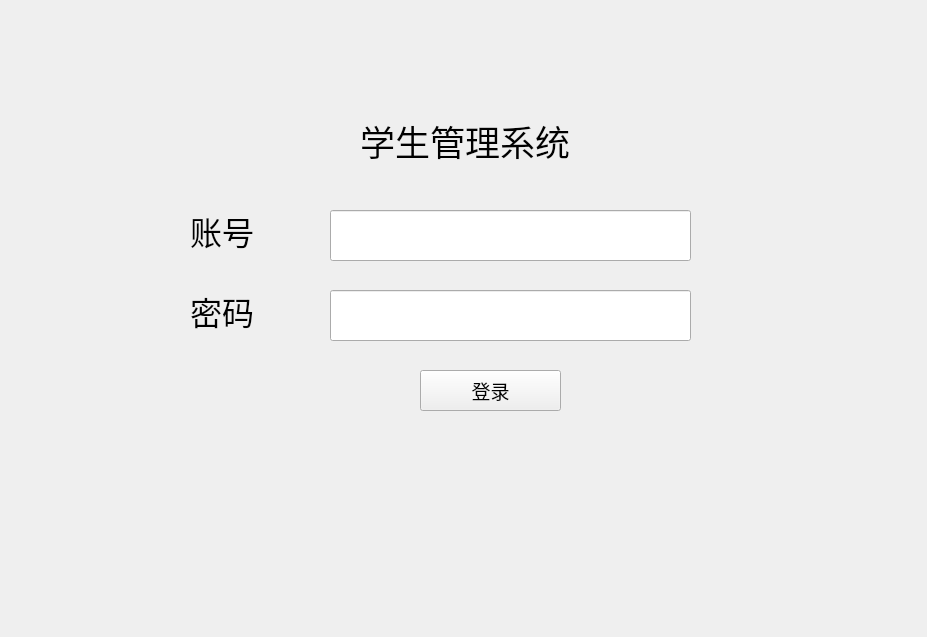
<?xml version="1.0" encoding="UTF-8"?>
<ui version="4.0">
 <class>Form</class>
 <widget class="QWidget" name="Form">
  <property name="geometry">
   <rect>
    <x>0</x>
    <y>0</y>
    <width>927</width>
    <height>637</height>
   </rect>
  </property>
  <property name="windowTitle">
   <string>Form</string>
  </property>
  <widget class="QLineEdit" name="lineEdit">
   <property name="geometry">
    <rect>
     <x>330</x>
     <y>210</y>
     <width>361</width>
     <height>51</height>
    </rect>
   </property>
  </widget>
  <widget class="QLineEdit" name="lineEdit_2">
   <property name="geometry">
    <rect>
     <x>330</x>
     <y>290</y>
     <width>361</width>
     <height>51</height>
    </rect>
   </property>
  </widget>
  <widget class="QLabel" name="label">
   <property name="geometry">
    <rect>
     <x>190</x>
     <y>210</y>
     <width>81</width>
     <height>41</height>
    </rect>
   </property>
   <property name="font">
    <font>
     <family>Adobe Heiti Std</family>
     <pointsize>24</pointsize>
    </font>
   </property>
   <property name="text">
    <string>账号</string>
   </property>
  </widget>
  <widget class="QLabel" name="label_2">
   <property name="geometry">
    <rect>
     <x>190</x>
     <y>290</y>
     <width>81</width>
     <height>41</height>
    </rect>
   </property>
   <property name="font">
    <font>
     <family>Adobe Heiti Std</family>
     <pointsize>24</pointsize>
    </font>
   </property>
   <property name="text">
    <string>密码</string>
   </property>
  </widget>
  <widget class="QPushButton" name="pushButton">
   <property name="geometry">
    <rect>
     <x>420</x>
     <y>370</y>
     <width>141</width>
     <height>41</height>
    </rect>
   </property>
   <property name="font">
    <font>
     <family>Adobe Heiti Std</family>
     <pointsize>14</pointsize>
    </font>
   </property>
   <property name="text">
    <string>登录</string>
   </property>
   <property name="autoDefault">
    <bool>false</bool>
   </property>
   <property name="default">
    <bool>false</bool>
   </property>
   <property name="flat">
    <bool>false</bool>
   </property>
  </widget>
  <widget class="QLabel" name="label_3">
   <property name="geometry">
    <rect>
     <x>360</x>
     <y>110</y>
     <width>291</width>
     <height>61</height>
    </rect>
   </property>
   <property name="font">
    <font>
     <family>Adobe Heiti Std</family>
     <pointsize>26</pointsize>
    </font>
   </property>
   <property name="text">
    <string>学生管理系统</string>
   </property>
  </widget>
 </widget>
 <resources/>
 <connections/>
</ui>
